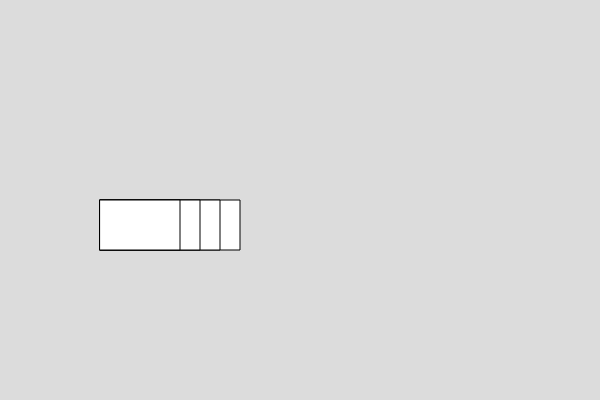
Frame 1 (no input)
Frame 60 (no input): identical to frame 1, image omitted
Frame 120 (the mouse pressed at the canvas centre since frame 60): identical to frame 1, image omitted

The p5.js sketch that drew this single still picture (run headless with seeded random() and noise() and a simulated clock; from frame 60 on, the mouse is pressed at the canvas centre):

// p5.js sketch
// ── sketch.js

var box1, box2, box3, box4;

function setup() {
  createCanvas(600, 400);
  box1 = new Box()
  box2 = new Box()
  box3 = new Box()
  box4 = new Box()

}

function draw() {
  background(220);

  box1.setwidth(140);
  box2.setwidth(120);
  box3.setwidth(100);
  box4.setwidth(80);




  box1.show()
  box2.show()
  box3.show()
  box4.show()




}


// ── box.js
class Box
  {
    constructor()
    {
      this.x =100;
      this.y = 200
      this.w = 50;
      this.h = 50;
    }
    
    show()
    {
      rect(this.x,this.y,this.w,this.h)
    }
    setwidth(w){
      this.w = w
    }
    //write function to set the width of the box

  }

  
